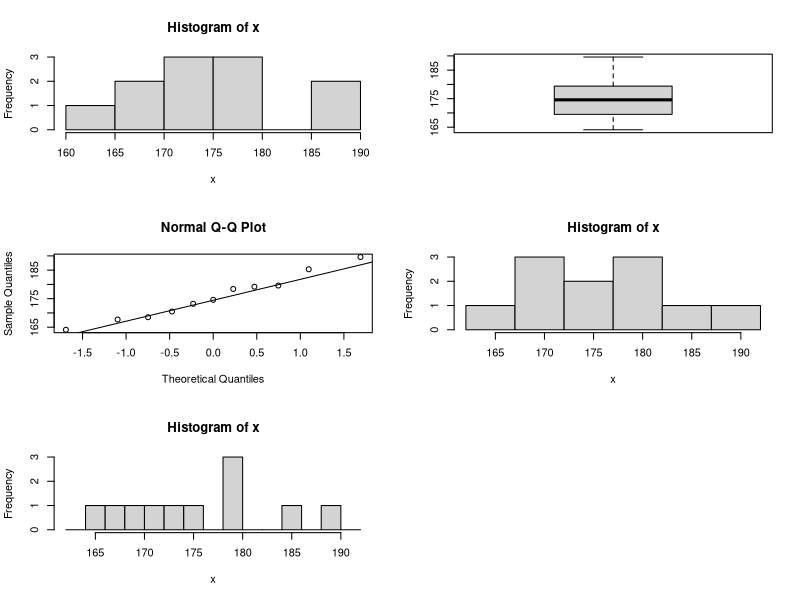
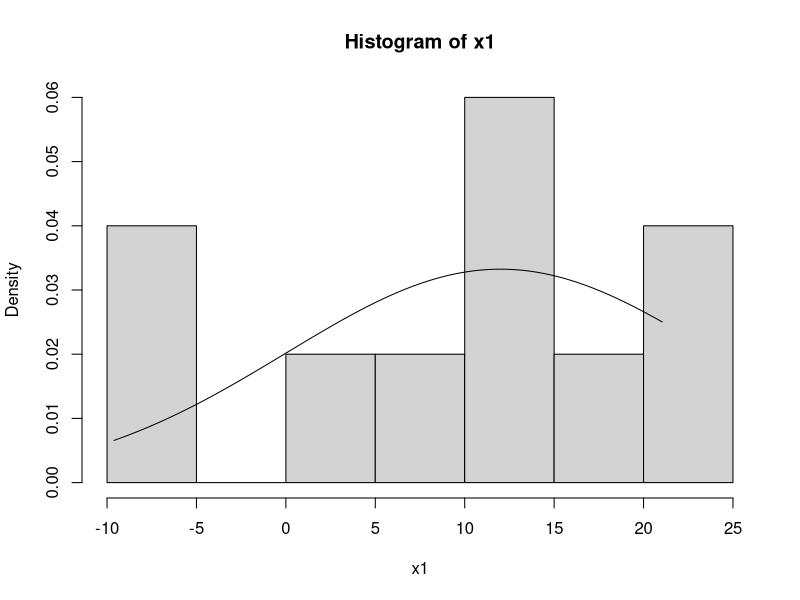
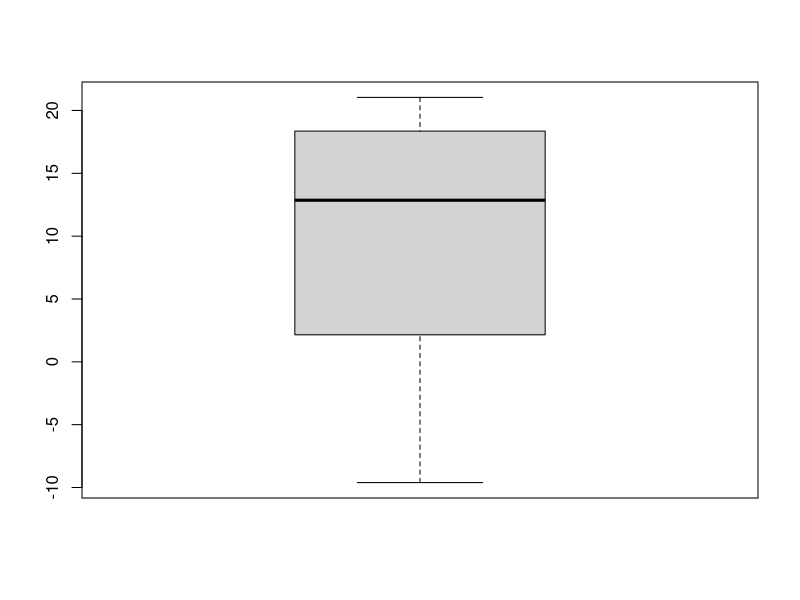
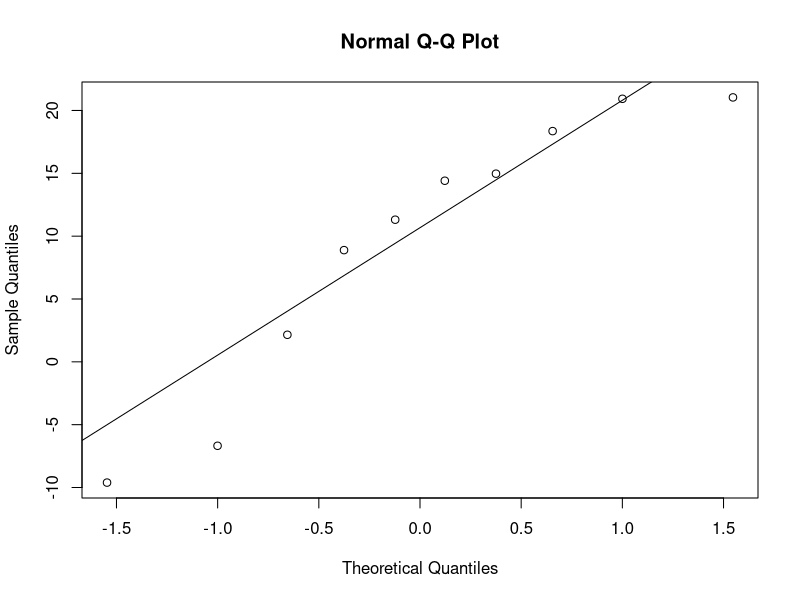
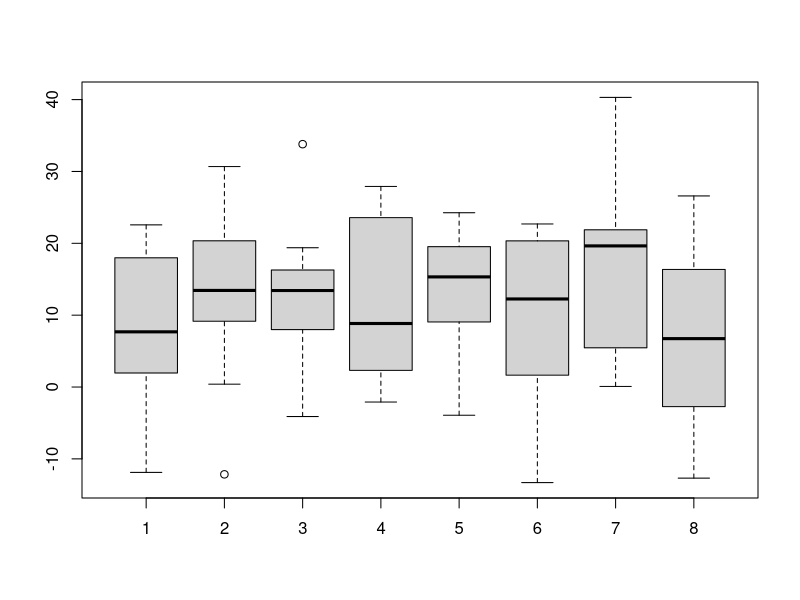
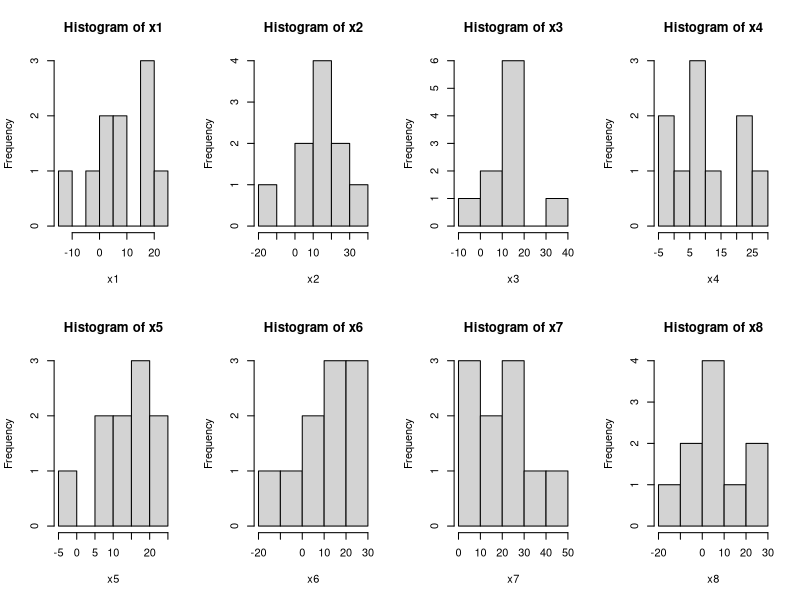
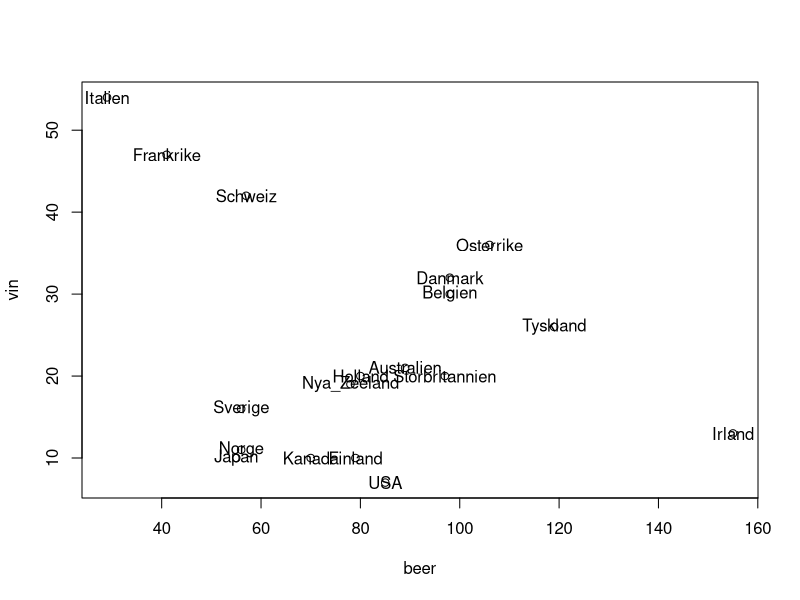

R code for these plots, in order:
## ---- chunk 1
x <- c(174.6, 173.2, 189.6, 167.7, 179.2, 179.6, 170.5, 168.5, 185.3, 164.1, 178.4)

mean(x) # medelvärdet
var(x) # variansen
sd(x) # standardavvikelse
summary(x) # minimum

total_par <- par(mfrow = c(3,2))
tree_diagram <- stem(x)
histogram <- hist(x)
boxplot <- boxplot(x)
normal_plot <- qqnorm(x)
qqline(x)

hist(x, breaks = seq(from = 162, to = 192, by = 5))
hist(x, breaks = seq(from = 162, to = 192, by = 2))

par(total_par)
## ---- chunk 2
set.seed(20040911)

x1 <- rnorm(10, 12, 12)

hist(x1, prob = TRUE)
x <- seq(from = min(x1), to = max(x1), length.out = 100) # tag minsta x:-10 och största x:25 för linjens intervall
# kan göra manuellt och sätta från -10 till 25 men detta gör det enklare om man vill på något sätt förändra
# stickproven
lines(x, dnorm(x, 12, 12))
## ---- chunk 3
boxplot(x1)
## ---- chunk 4
qqnorm(x1)
qqline(x1)
## ---- chunk 5
# definierar 8 stickprov som x1,x2,...,x8 med en normalfördelning

set.seed(19690420)
x1 <- rnorm(10, 12, 12) # kommer att bli samma stickprov som ovan då vi har samma seed
x2 <- rnorm(10, 12, 12) # detta blir ett stickprov annorlunda från x1, likaså de nedan
x3 <- rnorm(10, 12, 12)
x4 <- rnorm(10, 12, 12)
x5 <- rnorm(10, 12, 12)
x6 <- rnorm(10, 12, 12)
x7 <- rnorm(10, 12, 12)
x8 <- rnorm(10, 12, 12)
## ---- chunk 6
boxplot(x1, x2, x3, x4, x5, x6, x7, x8)
## ---- chunk 7
old_par <- par(mfrow = c(2, 4)) # 2 rader, 4 kolonner
hist(x1)
hist(x2)
hist(x3)
hist(x4)
hist(x5)
hist(x6)
hist(x7)
hist(x8)

par(old_par) # säg åt R att sluta förvänta sig fler plottar till samma fönster
## ---- chunk 8
data <- read.csv("olvinsprit.csv", header = TRUE) # läs filen

land <- data$Land
beer <- data$beer
vin <- data$vin
sprit <- data$sprit


plot(beer, vin) # lägg till titlarna här
text(beer, vin, land)
